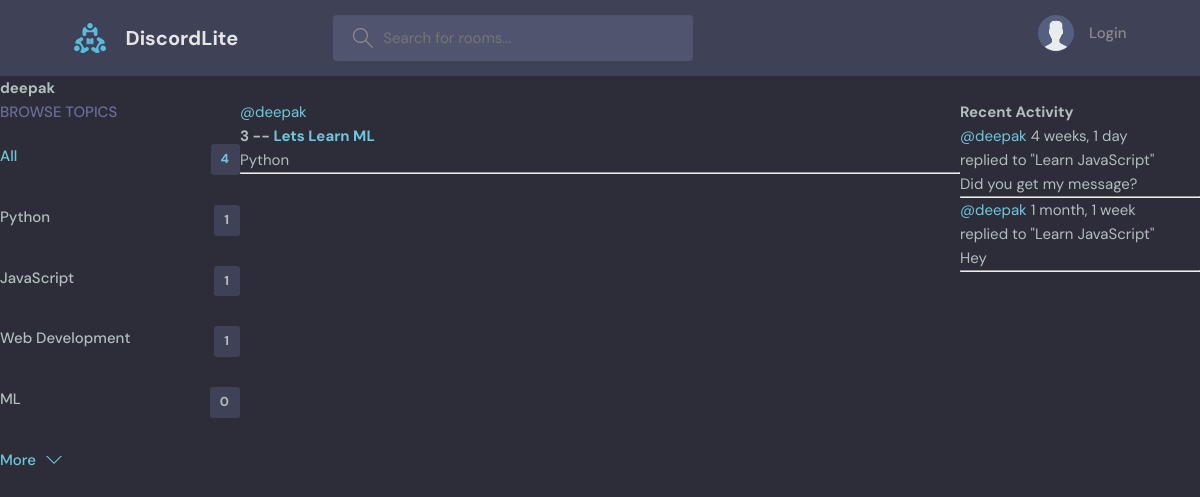
Page /profile/1/ on the earlier database version.
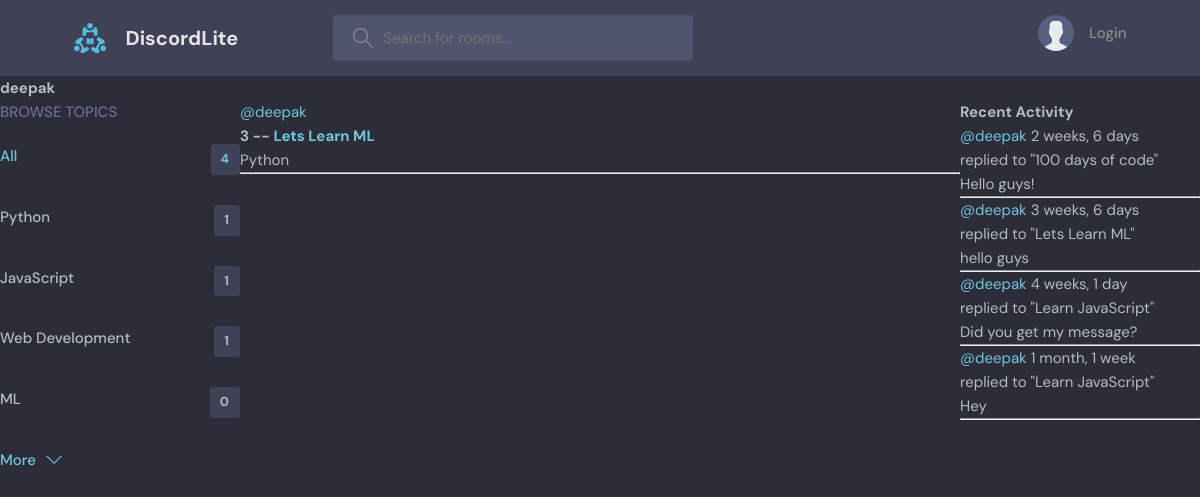
Same page on the later database version.
### base/models.py (models this page shows, shortened)
class Topic(models.Model):
    name = models.CharField(max_length=200)

class Room(models.Model):
    host = models.ForeignKey(User, on_delete=models.SET_NULL, null=True)
    topic = models.ForeignKey(Topic, on_delete=models.SET_NULL, null=True)
    name = models.CharField(max_length=200)
    description = models.TextField(null=True, blank=True)
    participants = models.ManyToManyField(
        User, related_name='participants', blank=True)
    updated = models.DateTimeField(auto_now=True)
    created = models.DateTimeField(auto_now_add=True)
    class Meta:
        ordering = ["-updated", "-created"]
    def __str__(self):
        return self.name

class Message(models.Model):
    user = models.ForeignKey(User, on_delete=models.CASCADE)
    room = models.ForeignKey(Room, on_delete=models.CASCADE)
    body = models.TextField()
    updated = models.DateTimeField(auto_now=True)
    created = models.DateTimeField(auto_now_add=True)
    class Meta:
        ordering = ["-updated", "-created"]
    def __str__(self):
        return self.body[:50]

### base/views.py (the view)
# urls.py: path('profile/<str:pk>/', views.userProfile, name='user-profile'),
def userProfile(request, pk):
    user = User.objects.get(id=pk)
    rooms_list = user.room_set.all()
    room_messages = user.message_set.all()
    topics = Topic.objects.all()
    context = {'user': user, 'rooms_list': rooms_list,
               'room_messages': room_messages, 'topics': topics}
    return render(request, 'base/profile.html', context)

### base/templates/base/profile.html (shortened to what this page needs)
{% extends 'main.html' %} {% block content %}
<h1>{{user.username}}</h1>
<div class="profile-container">
    <div>{% include 'base/topics_component.html'%}</div>
    <div>{% include 'base/feed_component.html'%}</div>
    <div>{% include 'base/activity_component.html' %}</div>
</div>
{% endblock content%}

### base/templates/base/topics_component.html
<div class="topics">
    <div class="topics__header">
        <h2>Browse Topics</h2>
    </div>
    <ul class="topics__list">
        <li>
            <a href="{% url 'home' %}" class="active"
                >All <span>{{ topics.count }}</span></a
            >
        </li>
        {% for topic in topics %}
        <li>
            <a href="{% url 'home' %}?q={{topic.name}}"
                >{{topic.name}}<span>{{ topic.room_set.all.count }}</span></a
            >
        </li>
        {% endfor %}
    </ul>
    <a class="btn btn--link" href="topics.html">
        More
        <svg
            version="1.1"
            xmlns="http://www.w3.org/2000/svg"
            width="32"
            height="32"
            viewBox="0 0 32 32"
        >
            <title>chevron-down</title>
            <path d="M16 21l-13-13h-3l16 16 16-16h-3l-13 13z"></path>
        </svg>
    </a>
</div>

### base/templates/base/feed_component.html (shortened to what this page needs)
{% for room in rooms_list %}
<div>
    <a href="{% url 'user-profile' room.host.id %}">@{{room.host.username}}</a>
    <h5>
        {{room.id}} --
        <a href="{% url 'room' room.id %}">{{room.name}}</a>
    </h5>
    <small>{{room.topic.name}}</small>
    <hr />
</div>
{% endfor %}

### base/templates/base/activity_component.html (shortened to what this page needs)
<h3>Recent Activity</h3>
{% for message in room_messages %}
<div>
    <small>
        <a href="{% url 'user-profile' message.user.id %}">@{{message.user}}</a>
        {{message.created|timesince}}
    </small>
    <br />
    <small>replied to "{{message.room}}"</small>
    <p>{{message}}</p>
    <hr />
</div>
{% endfor %}

Differences in the rows shown:
added Message: user "deepak", created "2 weeks, 6 days", room "100 days of code", body "Hello guys!"
added Message: user "deepak", created "3 weeks, 6 days", room "Lets Learn ML", body "hello guys"
